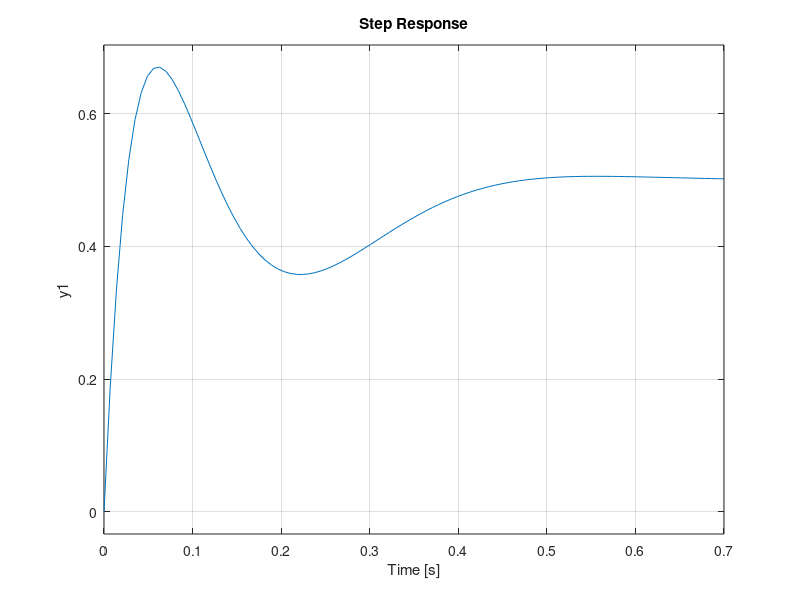

The MATLAB source for this figure:
%Tina Gholamy 9523091
%HW 5
%Question 4 part c
%Reduced system:
clc
clear
close all

%% Transfer Function

s = tf('s');
T = (30.01 * (s*s + 7.4*s + 66.73)) / ((s + 20) * (s*s + 20*s + 200));

% or:
% num = 30.01 * (s*s + 7.4*s + 66.73);
% den = (s + 20) * (s*s + 20*s + 200);
% tr(num , den);

%% Step Response

step(T)